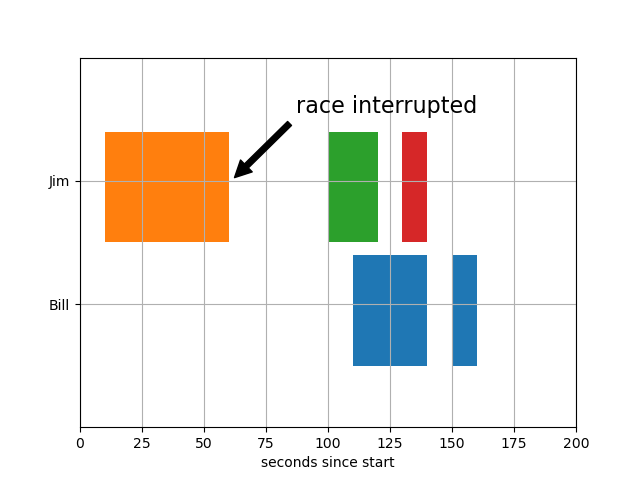

Here is the Python script that generated this plot:
import matplotlib.pyplot as plt
import numpy as np

bill_start = [110, 150]
bill_duration = [30, 10]
bill_x = [(i, j) for i, j in zip(bill_start, bill_duration)]
bill_y_bottom = 10
bill_y_height = 9
bill_y = (bill_y_bottom, bill_y_height)

jim_start = [10, 100, 130]
jim_duration = [50, 20, 10]
jim_x = [(i, j) for i, j in zip(jim_start, jim_duration)]
jim_y_bottom = 20
jim_y_height = 9
jim_y = (jim_y_bottom, jim_y_height)


def main():
    fig, ax = plt.subplots()
    ax.broken_barh(bill_x, bill_y, facecolors='tab:blue')
    ax.broken_barh(jim_x, jim_y, facecolors=('tab:orange', 'tab:green', 'tab:red'))

    ax.set_ylim(5, 35)
    ax.set_xlim(0, 200)
    ax.set_xlabel('seconds since start')
    ax.set_yticks([15, 25], labels=['Bill', 'Jim'])
    ax.grid(True)

    annotation_text = 'race interrupted'
    arrowhead_coord = (61, 25)
    arrow_settings = dict(facecolor='black', shrink=0.05)
    text_position_settings = dict(
        fontsize=16, xytext=(0.8, 0.9), textcoords='axes fraction',
        horizontalalignment='right', verticalalignment='top')

    ax.annotate(annotation_text, arrowhead_coord,
                arrowprops=arrow_settings, **text_position_settings)
    plt.savefig('main.png')
    return


if __name__ == '__main__':
    main()
